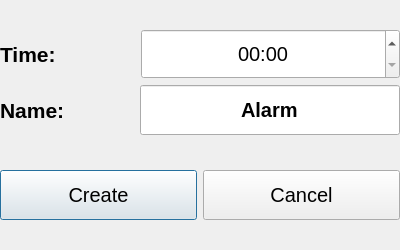
<?xml version="1.0" encoding="UTF-8"?>
<ui version="4.0">
 <class>addAlarmDialog</class>
 <widget class="QDialog" name="addAlarmDialog">
  <property name="geometry">
   <rect>
    <x>0</x>
    <y>0</y>
    <width>400</width>
    <height>250</height>
   </rect>
  </property>
  <property name="font">
   <font>
    <pointsize>15</pointsize>
   </font>
  </property>
  <property name="windowTitle">
   <string>Add new alarm</string>
  </property>
  <property name="windowIcon">
   <iconset resource="resources.qrc">
    <normaloff>:/icons/add-icon.png</normaloff>:/icons/add-icon.png</iconset>
  </property>
  <widget class="QWidget" name="widget" native="true">
   <property name="geometry">
    <rect>
     <x>0</x>
     <y>0</y>
     <width>400</width>
     <height>250</height>
    </rect>
   </property>
   <property name="styleSheet">
    <string notr="true"/>
   </property>
   <layout class="QVBoxLayout" name="verticalLayout_2">
    <item>
     <layout class="QVBoxLayout" name="verticalLayout">
      <item>
       <layout class="QHBoxLayout" name="horizontalLayout_2">
        <item>
         <widget class="QLabel" name="label">
          <property name="font">
           <font>
            <pointsize>16</pointsize>
            <weight>75</weight>
            <italic>false</italic>
            <bold>true</bold>
           </font>
          </property>
          <property name="text">
           <string>Time:</string>
          </property>
         </widget>
        </item>
        <item>
         <spacer name="horizontalSpacer_2">
          <property name="orientation">
           <enum>Qt::Horizontal</enum>
          </property>
          <property name="sizeHint" stdset="0">
           <size>
            <width>40</width>
            <height>20</height>
           </size>
          </property>
         </spacer>
        </item>
        <item>
         <widget class="QTimeEdit" name="alarmTime">
          <property name="minimumSize">
           <size>
            <width>259</width>
            <height>50</height>
           </size>
          </property>
          <property name="alignment">
           <set>Qt::AlignCenter</set>
          </property>
          <property name="displayFormat">
           <string>HH:mm</string>
          </property>
          <property name="time">
           <time>
            <hour>0</hour>
            <minute>0</minute>
            <second>0</second>
           </time>
          </property>
         </widget>
        </item>
       </layout>
      </item>
      <item>
       <layout class="QHBoxLayout" name="horizontalLayout_3">
        <item>
         <widget class="QLabel" name="label_2">
          <property name="font">
           <font>
            <pointsize>16</pointsize>
            <weight>75</weight>
            <italic>false</italic>
            <bold>true</bold>
           </font>
          </property>
          <property name="text">
           <string>Name:</string>
          </property>
         </widget>
        </item>
        <item>
         <spacer name="horizontalSpacer">
          <property name="orientation">
           <enum>Qt::Horizontal</enum>
          </property>
          <property name="sizeHint" stdset="0">
           <size>
            <width>40</width>
            <height>20</height>
           </size>
          </property>
         </spacer>
        </item>
        <item>
         <widget class="QLineEdit" name="alarmName">
          <property name="minimumSize">
           <size>
            <width>260</width>
            <height>50</height>
           </size>
          </property>
          <property name="font">
           <font>
            <weight>75</weight>
            <bold>true</bold>
           </font>
          </property>
          <property name="text">
           <string>Alarm</string>
          </property>
          <property name="alignment">
           <set>Qt::AlignCenter</set>
          </property>
         </widget>
        </item>
       </layout>
      </item>
     </layout>
    </item>
    <item>
     <layout class="QHBoxLayout" name="horizontalLayout">
      <item>
       <widget class="QPushButton" name="createButton">
        <property name="minimumSize">
         <size>
          <width>0</width>
          <height>50</height>
         </size>
        </property>
        <property name="text">
         <string>Create</string>
        </property>
       </widget>
      </item>
      <item>
       <widget class="QPushButton" name="cancelButton">
        <property name="minimumSize">
         <size>
          <width>0</width>
          <height>50</height>
         </size>
        </property>
        <property name="text">
         <string>Cancel</string>
        </property>
       </widget>
      </item>
     </layout>
    </item>
   </layout>
  </widget>
 </widget>
 <resources>
  <include location="resources.qrc"/>
 </resources>
 <connections/>
</ui>
